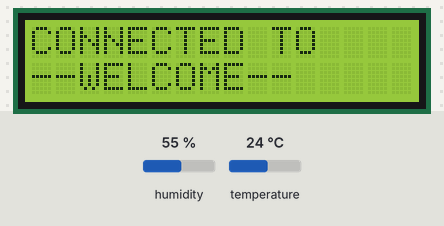
The sketch below on a simulated ESP8266 (NodeMCU). Shown: 16×2 character LCD. The inputs (shaded band) are chosen by the test bench; at power-on: humidity 55 %, temperature 24 °C. WiFi joins after 1.5 s; servers stay silent unless stated; uploads are accepted with an empty reply; what the sketch prints to the serial monitor is not drawn.

Above: at 1.7 s.
At 4.8 s:
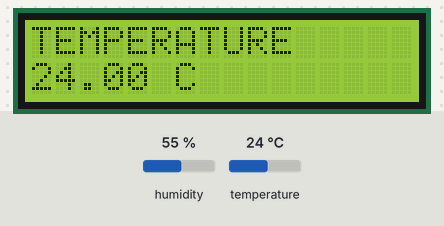
4.9 s: humidity set to 22 %
13.6 s: temperature set to 12 °C
At 21.0 s:
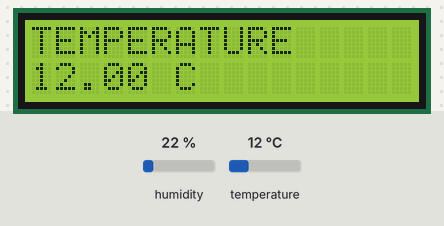
24.2 s: humidity set to 40 %
At 32.1 s:
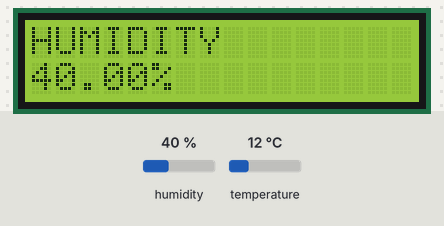
32.7 s: temperature set to 19 °C
At 38.8 s:
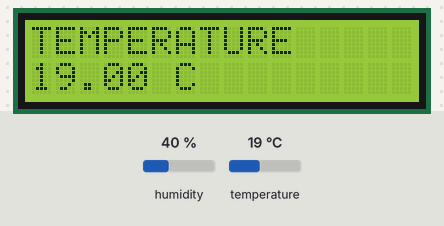
Timing chart, 0 to 40.3 s (numbered marks = the images above; inputs shaded):
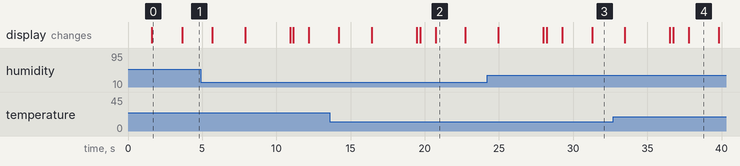

Measured:
- what the display in image 0 shows lasts 2.1 s, from 1.6 s to 3.7 s

The sketch:

ESP8266_Standalone.ino
```cpp
#include <ESP8266WiFi.h>
#include <WiFiClientSecure.h>
#include <ESP8266HTTPClient.h>

#include <Wire.h>
#include <LiquidCrystal_I2C.h>

#include <DHT.h>

#define DHTPIN D5
#define DHTTYPE DHT11

DHT dht(DHTPIN, DHTTYPE);

LiquidCrystal_I2C lcd(0x27, 16, 2);

const char* ssid = "@";
const char* password = "mmmmmmmm";

String serverName =
  "https://sistec-iot-app.onrender.com";

WiFiClientSecure client;

void setup() {

  Serial.begin(115200);

  dht.begin();

  lcd.init();
  lcd.backlight();

  lcd.clear();
  lcd.setCursor(0, 0);
  lcd.print("CONNECTING TO");
  lcd.setCursor(0, 1);
  lcd.print("WiFi......");

  WiFi.begin(ssid, password);

  while (WiFi.status() != WL_CONNECTED) {

    delay(500);
    Serial.print(".");
  }

  client.setInsecure();

  lcd.clear();
  lcd.setCursor(0, 0);
  lcd.print("CONNECTED TO");
  lcd.setCursor(0, 1);
  lcd.print("--WELCOME--");

  delay(2000);
}

void loop() {

  float temp = dht.readTemperature();
  float hum = dht.readHumidity();

  lcd.clear();
  lcd.setCursor(0, 0);
  lcd.print("TEMPERATURE");

  lcd.setCursor(0, 1);
  lcd.print(temp);
  lcd.print(" C");

  delay(2000);

  lcd.clear();
  lcd.setCursor(0, 0);
  lcd.print("HUMIDITY");

  lcd.setCursor(0, 1);
  lcd.print(hum);
  lcd.print("%");

  delay(2000);

  if (WiFi.status() == WL_CONNECTED) {

    HTTPClient https;

    String lcdUrl =
      serverName + "/api/lcd";

    https.begin(client, lcdUrl);

    int lcdCode = https.GET();

    String lcdText = "";

    if (lcdCode > 0) {

      lcdText = https.getString();
    }

    https.end();

    lcdText.trim();

    if (lcdText.length() > 16) {
      lcdText = lcdText.substring(0, 16);
    }

    lcd.clear();

    lcd.setCursor(0, 0);
    lcd.print("SISTec DISPLAY");

    lcd.setCursor(0, 1);
    lcd.print(lcdText);

    delay(3000);

    lcd.clear();

    lcd.setCursor(0, 0);
    lcd.print("SENDING DATA");

    lcd.setCursor(0, 1);
    lcd.print("WEB SERVER...");

    String url =
      serverName + "/api/save?temp=" + String(temp) + "&hum=" + String(hum);

    https.begin(client, url);

    int httpCode = https.GET();

    if (httpCode > 0) {

      lcd.clear();

      lcd.setCursor(0, 0);
      lcd.print("DATA SENT...");

      lcd.setCursor(0, 1);
      lcd.print("SUCCESSFULLY");

      Serial.println(
        https.getString());
    }

    else {

      lcd.clear();

      lcd.setCursor(0, 0);
      lcd.print("SEND FAILED");
    }

    https.end();
  }

  delay(1000);
}
```
